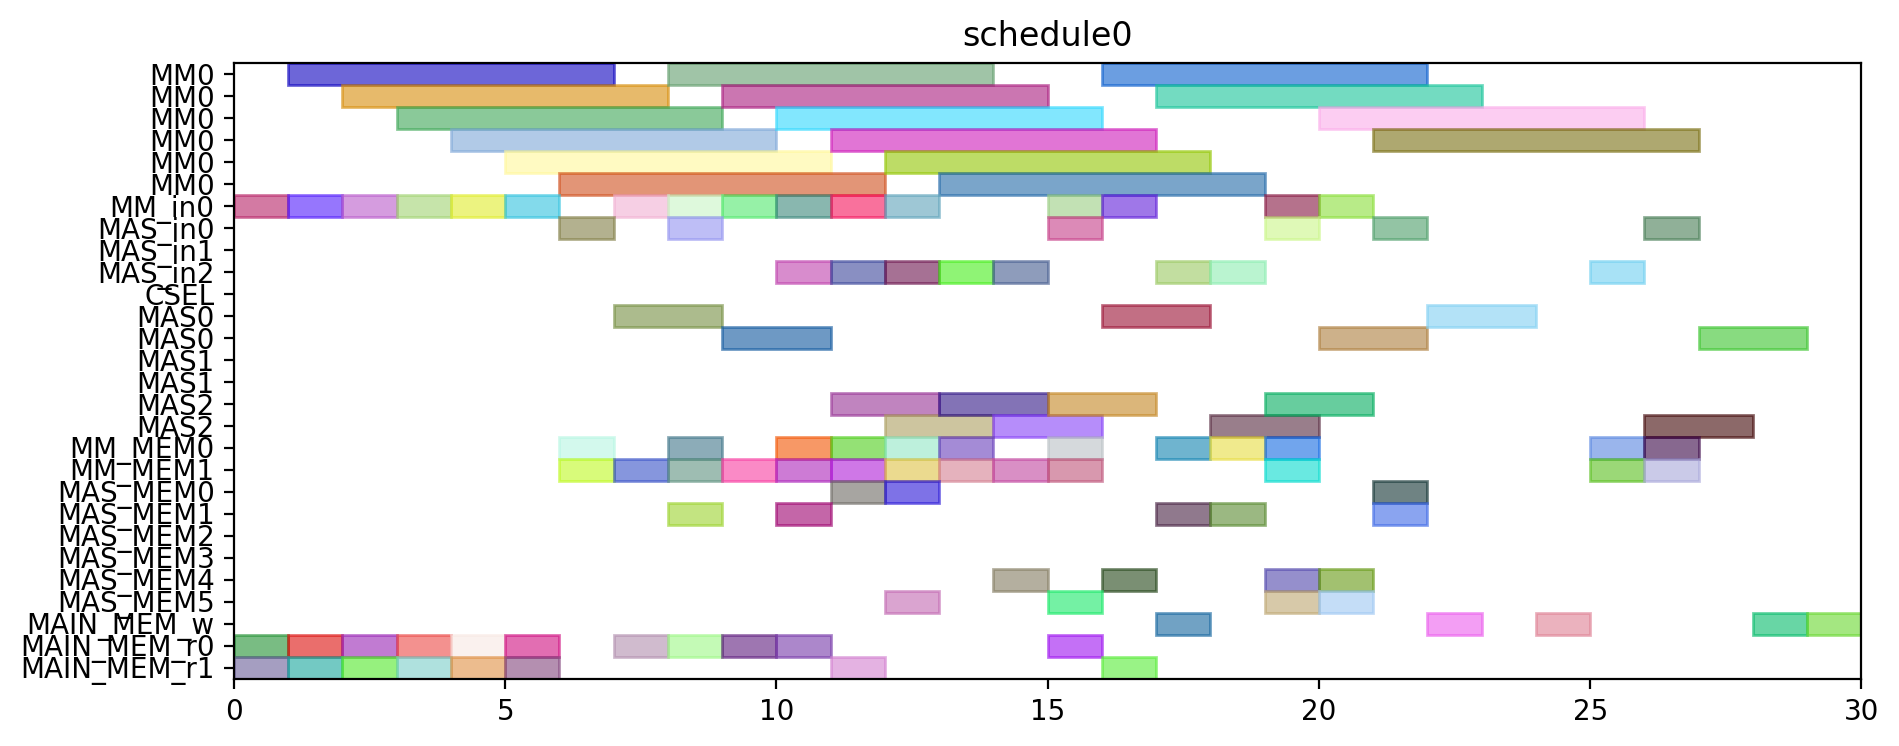

Here is the Python script that generated this plot:
from pyschedule import Scenario, solvers, plotters, alt


def solve():
	horizon = 120
	S = Scenario("schedule0", horizon=horizon)

	# resource
	MM = S.Resources('MM', num=1, size=6)
	MM_in = S.Resources('MM_in', num=1)
	MAS_in = S.Resources('MAS_in', num=3)
	CSEL = S.Resource('CSEL')
	MAS = S.Resources('MAS', num=3, size=2, periods=range(1, horizon))
	MM_MEM = S.Resources('MM_MEM', num=2)
	MAS_MEM = S.Resources('MAS_MEM', num=6)
	MAIN_MEM_w = S.Resource('MAIN_MEM_w', size=1)
	MAIN_MEM_r = S.Resources('MAIN_MEM_r', num=2)

	# result of previous scheduling

	# new tasks
	t0 = S.Task('t0', length=6, delay_cost=1)
	t0 += alt(MM)
	t0_in = S.Task('t0_in', length=1, delay_cost=1)
	t0_in += alt(MM_in)
	S += t0_in*MM_in[0]<=t0*MM[0]
	t0_mem0 = S.Task('t0_mem0', length=1, delay_cost=1)
	t0_mem0 += MAIN_MEM_r[0]
	S += t0_mem0 <= t0

	t0_mem1 = S.Task('t0_mem1', length=1, delay_cost=1)
	t0_mem1 += MAIN_MEM_r[1]
	S += t0_mem1 <= t0

	t1 = S.Task('t1', length=6, delay_cost=1)
	t1 += alt(MM)
	t1_in = S.Task('t1_in', length=1, delay_cost=1)
	t1_in += alt(MM_in)
	S += t1_in*MM_in[0]<=t1*MM[0]
	t1_mem0 = S.Task('t1_mem0', length=1, delay_cost=1)
	t1_mem0 += MAIN_MEM_r[0]
	S += t1_mem0 <= t1

	t1_mem1 = S.Task('t1_mem1', length=1, delay_cost=1)
	t1_mem1 += MAIN_MEM_r[1]
	S += t1_mem1 <= t1

	t2 = S.Task('t2', length=6, delay_cost=1)
	t2 += alt(MM)
	t2_in = S.Task('t2_in', length=1, delay_cost=1)
	t2_in += alt(MM_in)
	S += t2_in*MM_in[0]<=t2*MM[0]
	t2_mem0 = S.Task('t2_mem0', length=1, delay_cost=1)
	t2_mem0 += MAIN_MEM_r[0]
	S += t2_mem0 <= t2

	t2_mem1 = S.Task('t2_mem1', length=1, delay_cost=1)
	t2_mem1 += MAIN_MEM_r[1]
	S += t2_mem1 <= t2

	t3 = S.Task('t3', length=6, delay_cost=1)
	t3 += alt(MM)
	t3_in = S.Task('t3_in', length=1, delay_cost=1)
	t3_in += alt(MM_in)
	S += t3_in*MM_in[0]<=t3*MM[0]
	t3_mem0 = S.Task('t3_mem0', length=1, delay_cost=1)
	t3_mem0 += MAIN_MEM_r[0]
	S += t3_mem0 <= t3

	t3_mem1 = S.Task('t3_mem1', length=1, delay_cost=1)
	t3_mem1 += MAIN_MEM_r[1]
	S += t3_mem1 <= t3

	t5 = S.Task('t5', length=6, delay_cost=1)
	t5 += alt(MM)
	t5_in = S.Task('t5_in', length=1, delay_cost=1)
	t5_in += alt(MM_in)
	S += t5_in*MM_in[0]<=t5*MM[0]
	t5_mem0 = S.Task('t5_mem0', length=1, delay_cost=1)
	t5_mem0 += MAIN_MEM_r[0]
	S += t5_mem0 <= t5

	t5_mem1 = S.Task('t5_mem1', length=1, delay_cost=1)
	t5_mem1 += MAIN_MEM_r[1]
	S += t5_mem1 <= t5

	t23 = S.Task('t23', length=6, delay_cost=1)
	t23 += alt(MM)
	t23_in = S.Task('t23_in', length=1, delay_cost=1)
	t23_in += alt(MM_in)
	S += t23_in*MM_in[0]<=t23*MM[0]
	t23_mem0 = S.Task('t23_mem0', length=1, delay_cost=1)
	t23_mem0 += MAIN_MEM_r[0]
	S += t23_mem0 <= t23

	t23_mem1 = S.Task('t23_mem1', length=1, delay_cost=1)
	t23_mem1 += MAIN_MEM_r[1]
	S += t23_mem1 <= t23

	t4 = S.Task('t4', length=2, delay_cost=1)
	t4 += alt(MAS)
	t4_in = S.Task('t4_in', length=1, delay_cost=1)
	t4_in += alt(MAS_in)
	S += t4_in*MAS_in[0]<=t4*MAS[0]

	S += t4_in*MAS_in[1]<=t4*MAS[1]

	S += t4_in*MAS_in[2]<=t4*MAS[2]

	t4_mem0 = S.Task('t4_mem0', length=1, delay_cost=1)
	t4_mem0 += alt(MM_MEM)
	S += (t3*MM[0])-1 < t4_mem0*MM_MEM[0]
	S += t4_mem0 <= t4

	t4_mem1 = S.Task('t4_mem1', length=1, delay_cost=1)
	t4_mem1 += alt(MM_MEM)
	S += (t3*MM[0])-1 < t4_mem1*MM_MEM[1]
	S += t4_mem1 <= t4

	t6 = S.Task('t6', length=2, delay_cost=1)
	t6 += alt(MAS)
	t6_in = S.Task('t6_in', length=1, delay_cost=1)
	t6_in += alt(MAS_in)
	S += t6_in*MAS_in[0]<=t6*MAS[0]

	S += t6_in*MAS_in[1]<=t6*MAS[1]

	S += t6_in*MAS_in[2]<=t6*MAS[2]

	t6_mem0 = S.Task('t6_mem0', length=1, delay_cost=1)
	t6_mem0 += alt(MM_MEM)
	S += (t5*MM[0])-1 < t6_mem0*MM_MEM[0]
	S += t6_mem0 <= t6

	t6_mem1 = S.Task('t6_mem1', length=1, delay_cost=1)
	t6_mem1 += alt(MM_MEM)
	S += (t5*MM[0])-1 < t6_mem1*MM_MEM[1]
	S += t6_mem1 <= t6

	t8 = S.Task('t8', length=6, delay_cost=1)
	t8 += alt(MM)
	t8_in = S.Task('t8_in', length=1, delay_cost=1)
	t8_in += alt(MM_in)
	S += t8_in*MM_in[0]<=t8*MM[0]
	t8_mem0 = S.Task('t8_mem0', length=1, delay_cost=1)
	t8_mem0 += MAIN_MEM_r[0]
	S += t8_mem0 <= t8

	t8_mem1 = S.Task('t8_mem1', length=1, delay_cost=1)
	t8_mem1 += alt(MM_MEM)
	S += (t2*MM[0])-1 < t8_mem1*MM_MEM[1]
	S += t8_mem1 <= t8

	t15 = S.Task('t15', length=6, delay_cost=1)
	t15 += alt(MM)
	t15_in = S.Task('t15_in', length=1, delay_cost=1)
	t15_in += alt(MM_in)
	S += t15_in*MM_in[0]<=t15*MM[0]
	t15_mem0 = S.Task('t15_mem0', length=1, delay_cost=1)
	t15_mem0 += MAIN_MEM_r[0]
	S += t15_mem0 <= t15

	t15_mem1 = S.Task('t15_mem1', length=1, delay_cost=1)
	t15_mem1 += alt(MM_MEM)
	S += (t2*MM[0])-1 < t15_mem1*MM_MEM[1]
	S += t15_mem1 <= t15

	t19 = S.Task('t19', length=2, delay_cost=1)
	t19 += alt(MAS)
	t19_in = S.Task('t19_in', length=1, delay_cost=1)
	t19_in += alt(MAS_in)
	S += t19_in*MAS_in[0]<=t19*MAS[0]

	S += t19_in*MAS_in[1]<=t19*MAS[1]

	S += t19_in*MAS_in[2]<=t19*MAS[2]

	t19_mem0 = S.Task('t19_mem0', length=1, delay_cost=1)
	t19_mem0 += alt(MM_MEM)
	S += (t0*MM[0])-1 < t19_mem0*MM_MEM[0]
	S += t19_mem0 <= t19

	t19_mem1 = S.Task('t19_mem1', length=1, delay_cost=1)
	t19_mem1 += alt(MM_MEM)
	S += (t0*MM[0])-1 < t19_mem1*MM_MEM[1]
	S += t19_mem1 <= t19

	t24 = S.Task('t24', length=2, delay_cost=1)
	t24 += alt(MAS)
	t24_in = S.Task('t24_in', length=1, delay_cost=1)
	t24_in += alt(MAS_in)
	S += t24_in*MAS_in[0]<=t24*MAS[0]

	S += t24_in*MAS_in[1]<=t24*MAS[1]

	S += t24_in*MAS_in[2]<=t24*MAS[2]

	t24_mem0 = S.Task('t24_mem0', length=1, delay_cost=1)
	t24_mem0 += alt(MM_MEM)
	S += (t23*MM[0])-1 < t24_mem0*MM_MEM[0]
	S += t24_mem0 <= t24

	t24_mem1 = S.Task('t24_mem1', length=1, delay_cost=1)
	t24_mem1 += alt(MM_MEM)
	S += (t23*MM[0])-1 < t24_mem1*MM_MEM[1]
	S += t24_mem1 <= t24

	t7 = S.Task('t7', length=6, delay_cost=1)
	t7 += alt(MM)
	t7_in = S.Task('t7_in', length=1, delay_cost=1)
	t7_in += alt(MM_in)
	S += t7_in*MM_in[0]<=t7*MM[0]
	t7_mem0 = S.Task('t7_mem0', length=1, delay_cost=1)
	t7_mem0 += MAIN_MEM_r[0]
	S += t7_mem0 <= t7

	t7_mem1 = S.Task('t7_mem1', length=1, delay_cost=1)
	t7_mem1 += alt(MAS_MEM)
	S += (t6*MAS[0])-1 < t7_mem1*MAS_MEM[1]
	S += (t6*MAS[1])-1 < t7_mem1*MAS_MEM[3]
	S += (t6*MAS[2])-1 < t7_mem1*MAS_MEM[5]
	S += t7_mem1 <= t7

	t14 = S.Task('t14', length=6, delay_cost=1)
	t14 += alt(MM)
	t14_in = S.Task('t14_in', length=1, delay_cost=1)
	t14_in += alt(MM_in)
	S += t14_in*MM_in[0]<=t14*MM[0]
	S += 0<t14

	t14_w = S.Task('t14_w', length=1, delay_cost=1)
	t14_w += alt(MAIN_MEM_w)
	S += t14 <= t14_w

	t14_mem0 = S.Task('t14_mem0', length=1, delay_cost=1)
	t14_mem0 += MAIN_MEM_r[0]
	S += t14_mem0 <= t14

	t14_mem1 = S.Task('t14_mem1', length=1, delay_cost=1)
	t14_mem1 += alt(MAS_MEM)
	S += (t6*MAS[0])-1 < t14_mem1*MAS_MEM[1]
	S += (t6*MAS[1])-1 < t14_mem1*MAS_MEM[3]
	S += (t6*MAS[2])-1 < t14_mem1*MAS_MEM[5]
	S += t14_mem1 <= t14

	t16 = S.Task('t16', length=2, delay_cost=1)
	t16 += alt(MAS)
	t16_in = S.Task('t16_in', length=1, delay_cost=1)
	t16_in += alt(MAS_in)
	S += t16_in*MAS_in[0]<=t16*MAS[0]

	S += t16_in*MAS_in[1]<=t16*MAS[1]

	S += t16_in*MAS_in[2]<=t16*MAS[2]

	t16_mem0 = S.Task('t16_mem0', length=1, delay_cost=1)
	t16_mem0 += alt(MM_MEM)
	S += (t0*MM[0])-1 < t16_mem0*MM_MEM[0]
	S += t16_mem0 <= t16

	t16_mem1 = S.Task('t16_mem1', length=1, delay_cost=1)
	t16_mem1 += alt(MM_MEM)
	S += (t15*MM[0])-1 < t16_mem1*MM_MEM[1]
	S += t16_mem1 <= t16

	t20 = S.Task('t20', length=2, delay_cost=1)
	t20 += alt(MAS)
	t20_in = S.Task('t20_in', length=1, delay_cost=1)
	t20_in += alt(MAS_in)
	S += t20_in*MAS_in[0]<=t20*MAS[0]

	S += t20_in*MAS_in[1]<=t20*MAS[1]

	S += t20_in*MAS_in[2]<=t20*MAS[2]

	t20_mem0 = S.Task('t20_mem0', length=1, delay_cost=1)
	t20_mem0 += alt(MM_MEM)
	S += (t0*MM[0])-1 < t20_mem0*MM_MEM[0]
	S += t20_mem0 <= t20

	t20_mem1 = S.Task('t20_mem1', length=1, delay_cost=1)
	t20_mem1 += alt(MAS_MEM)
	S += (t19*MAS[0])-1 < t20_mem1*MAS_MEM[1]
	S += (t19*MAS[1])-1 < t20_mem1*MAS_MEM[3]
	S += (t19*MAS[2])-1 < t20_mem1*MAS_MEM[5]
	S += t20_mem1 <= t20

	t25 = S.Task('t25', length=6, delay_cost=1)
	t25 += alt(MM)
	t25_in = S.Task('t25_in', length=1, delay_cost=1)
	t25_in += alt(MM_in)
	S += t25_in*MM_in[0]<=t25*MM[0]
	t25_mem0 = S.Task('t25_mem0', length=1, delay_cost=1)
	t25_mem0 += alt(MAS_MEM)
	S += (t24*MAS[0])-1 < t25_mem0*MAS_MEM[0]
	S += (t24*MAS[1])-1 < t25_mem0*MAS_MEM[2]
	S += (t24*MAS[2])-1 < t25_mem0*MAS_MEM[4]
	S += t25_mem0 <= t25

	t25_mem1 = S.Task('t25_mem1', length=1, delay_cost=1)
	t25_mem1 += MAIN_MEM_r[1]
	S += t25_mem1 <= t25

	t26 = S.Task('t26', length=6, delay_cost=1)
	t26 += alt(MM)
	t26_in = S.Task('t26_in', length=1, delay_cost=1)
	t26_in += alt(MM_in)
	S += t26_in*MM_in[0]<=t26*MM[0]
	t26_mem0 = S.Task('t26_mem0', length=1, delay_cost=1)
	t26_mem0 += alt(MAS_MEM)
	S += (t24*MAS[0])-1 < t26_mem0*MAS_MEM[0]
	S += (t24*MAS[1])-1 < t26_mem0*MAS_MEM[2]
	S += (t24*MAS[2])-1 < t26_mem0*MAS_MEM[4]
	S += t26_mem0 <= t26

	t26_mem1 = S.Task('t26_mem1', length=1, delay_cost=1)
	t26_mem1 += alt(MM_MEM)
	S += (t1*MM[0])-1 < t26_mem1*MM_MEM[1]
	S += t26_mem1 <= t26

	t9 = S.Task('t9', length=2, delay_cost=1)
	t9 += alt(MAS)
	t9_in = S.Task('t9_in', length=1, delay_cost=1)
	t9_in += alt(MAS_in)
	S += t9_in*MAS_in[0]<=t9*MAS[0]

	S += t9_in*MAS_in[1]<=t9*MAS[1]

	S += t9_in*MAS_in[2]<=t9*MAS[2]

	t9_mem0 = S.Task('t9_mem0', length=1, delay_cost=1)
	t9_mem0 += alt(MM_MEM)
	S += (t7*MM[0])-1 < t9_mem0*MM_MEM[0]
	S += t9_mem0 <= t9

	t9_mem1 = S.Task('t9_mem1', length=1, delay_cost=1)
	t9_mem1 += alt(MM_MEM)
	S += (t8*MM[0])-1 < t9_mem1*MM_MEM[1]
	S += t9_mem1 <= t9

	t17 = S.Task('t17', length=6, delay_cost=1)
	t17 += alt(MM)
	t17_in = S.Task('t17_in', length=1, delay_cost=1)
	t17_in += alt(MM_in)
	S += t17_in*MM_in[0]<=t17*MM[0]
	S += 0<t17

	t17_w = S.Task('t17_w', length=1, delay_cost=1)
	t17_w += alt(MAIN_MEM_w)
	S += t17 <= t17_w

	t17_mem0 = S.Task('t17_mem0', length=1, delay_cost=1)
	t17_mem0 += MAIN_MEM_r[0]
	S += t17_mem0 <= t17

	t17_mem1 = S.Task('t17_mem1', length=1, delay_cost=1)
	t17_mem1 += alt(MAS_MEM)
	S += (t16*MAS[0])-1 < t17_mem1*MAS_MEM[1]
	S += (t16*MAS[1])-1 < t17_mem1*MAS_MEM[3]
	S += (t16*MAS[2])-1 < t17_mem1*MAS_MEM[5]
	S += t17_mem1 <= t17

	t21 = S.Task('t21', length=2, delay_cost=1)
	t21 += alt(MAS)
	t21_in = S.Task('t21_in', length=1, delay_cost=1)
	t21_in += alt(MAS_in)
	S += t21_in*MAS_in[0]<=t21*MAS[0]

	S += t21_in*MAS_in[1]<=t21*MAS[1]

	S += t21_in*MAS_in[2]<=t21*MAS[2]

	t21_mem0 = S.Task('t21_mem0', length=1, delay_cost=1)
	t21_mem0 += alt(MAS_MEM)
	S += (t20*MAS[0])-1 < t21_mem0*MAS_MEM[0]
	S += (t20*MAS[1])-1 < t21_mem0*MAS_MEM[2]
	S += (t20*MAS[2])-1 < t21_mem0*MAS_MEM[4]
	S += t21_mem0 <= t21

	t21_mem1 = S.Task('t21_mem1', length=1, delay_cost=1)
	t21_mem1 += alt(MM_MEM)
	S += (t15*MM[0])-1 < t21_mem1*MM_MEM[1]
	S += t21_mem1 <= t21

	t27 = S.Task('t27', length=2, delay_cost=1)
	t27 += alt(MAS)
	t27_in = S.Task('t27_in', length=1, delay_cost=1)
	t27_in += alt(MAS_in)
	S += t27_in*MAS_in[0]<=t27*MAS[0]

	S += t27_in*MAS_in[1]<=t27*MAS[1]

	S += t27_in*MAS_in[2]<=t27*MAS[2]

	t27_mem0 = S.Task('t27_mem0', length=1, delay_cost=1)
	t27_mem0 += alt(MM_MEM)
	S += (t26*MM[0])-1 < t27_mem0*MM_MEM[0]
	S += t27_mem0 <= t27

	t27_mem1 = S.Task('t27_mem1', length=1, delay_cost=1)
	t27_mem1 += alt(MM_MEM)
	S += (t26*MM[0])-1 < t27_mem1*MM_MEM[1]
	S += t27_mem1 <= t27

	t10 = S.Task('t10', length=2, delay_cost=1)
	t10 += alt(MAS)
	t10_in = S.Task('t10_in', length=1, delay_cost=1)
	t10_in += alt(MAS_in)
	S += t10_in*MAS_in[0]<=t10*MAS[0]

	S += t10_in*MAS_in[1]<=t10*MAS[1]

	S += t10_in*MAS_in[2]<=t10*MAS[2]

	t10_mem0 = S.Task('t10_mem0', length=1, delay_cost=1)
	t10_mem0 += alt(MM_MEM)
	S += (t1*MM[0])-1 < t10_mem0*MM_MEM[0]
	S += t10_mem0 <= t10

	t10_mem1 = S.Task('t10_mem1', length=1, delay_cost=1)
	t10_mem1 += alt(MAS_MEM)
	S += (t9*MAS[0])-1 < t10_mem1*MAS_MEM[1]
	S += (t9*MAS[1])-1 < t10_mem1*MAS_MEM[3]
	S += (t9*MAS[2])-1 < t10_mem1*MAS_MEM[5]
	S += t10_mem1 <= t10

	t11 = S.Task('t11', length=2, delay_cost=1)
	t11 += alt(MAS)
	t11_in = S.Task('t11_in', length=1, delay_cost=1)
	t11_in += alt(MAS_in)
	S += t11_in*MAS_in[0]<=t11*MAS[0]

	S += t11_in*MAS_in[1]<=t11*MAS[1]

	S += t11_in*MAS_in[2]<=t11*MAS[2]

	t11_mem0 = S.Task('t11_mem0', length=1, delay_cost=1)
	t11_mem0 += alt(MM_MEM)
	S += (t1*MM[0])-1 < t11_mem0*MM_MEM[0]
	S += t11_mem0 <= t11

	t11_mem1 = S.Task('t11_mem1', length=1, delay_cost=1)
	t11_mem1 += alt(MAS_MEM)
	S += (t9*MAS[0])-1 < t11_mem1*MAS_MEM[1]
	S += (t9*MAS[1])-1 < t11_mem1*MAS_MEM[3]
	S += (t9*MAS[2])-1 < t11_mem1*MAS_MEM[5]
	S += t11_mem1 <= t11

	t22 = S.Task('t22', length=6, delay_cost=1)
	t22 += alt(MM)
	t22_in = S.Task('t22_in', length=1, delay_cost=1)
	t22_in += alt(MM_in)
	S += t22_in*MM_in[0]<=t22*MM[0]
	t22_mem0 = S.Task('t22_mem0', length=1, delay_cost=1)
	t22_mem0 += alt(MAS_MEM)
	S += (t21*MAS[0])-1 < t22_mem0*MAS_MEM[0]
	S += (t21*MAS[1])-1 < t22_mem0*MAS_MEM[2]
	S += (t21*MAS[2])-1 < t22_mem0*MAS_MEM[4]
	S += t22_mem0 <= t22

	t22_mem1 = S.Task('t22_mem1', length=1, delay_cost=1)
	t22_mem1 += MAIN_MEM_r[1]
	S += t22_mem1 <= t22

	new_PZ = S.Task('new_PZ', length=2, delay_cost=1)
	new_PZ += alt(MAS)
	new_PZ_in = S.Task('new_PZ_in', length=1, delay_cost=1)
	new_PZ_in += alt(MAS_in)
	S += new_PZ_in*MAS_in[0]<=new_PZ*MAS[0]

	S += new_PZ_in*MAS_in[1]<=new_PZ*MAS[1]

	S += new_PZ_in*MAS_in[2]<=new_PZ*MAS[2]

	S += 0<new_PZ

	new_PZ_w = S.Task('new_PZ_w', length=1, delay_cost=1)
	new_PZ_w += alt(MAIN_MEM_w)
	S += new_PZ <= new_PZ_w

	new_PZ_mem0 = S.Task('new_PZ_mem0', length=1, delay_cost=1)
	new_PZ_mem0 += alt(MAS_MEM)
	S += (t27*MAS[0])-1 < new_PZ_mem0*MAS_MEM[0]
	S += (t27*MAS[1])-1 < new_PZ_mem0*MAS_MEM[2]
	S += (t27*MAS[2])-1 < new_PZ_mem0*MAS_MEM[4]
	S += new_PZ_mem0 <= new_PZ

	new_PZ_mem1 = S.Task('new_PZ_mem1', length=1, delay_cost=1)
	new_PZ_mem1 += alt(MAS_MEM)
	S += (t27*MAS[0])-1 < new_PZ_mem1*MAS_MEM[1]
	S += (t27*MAS[1])-1 < new_PZ_mem1*MAS_MEM[3]
	S += (t27*MAS[2])-1 < new_PZ_mem1*MAS_MEM[5]
	S += new_PZ_mem1 <= new_PZ

	t12 = S.Task('t12', length=6, delay_cost=1)
	t12 += alt(MM)
	t12_in = S.Task('t12_in', length=1, delay_cost=1)
	t12_in += alt(MM_in)
	S += t12_in*MM_in[0]<=t12*MM[0]
	t12_mem0 = S.Task('t12_mem0', length=1, delay_cost=1)
	t12_mem0 += alt(MAS_MEM)
	S += (t10*MAS[0])-1 < t12_mem0*MAS_MEM[0]
	S += (t10*MAS[1])-1 < t12_mem0*MAS_MEM[2]
	S += (t10*MAS[2])-1 < t12_mem0*MAS_MEM[4]
	S += t12_mem0 <= t12

	t12_mem1 = S.Task('t12_mem1', length=1, delay_cost=1)
	t12_mem1 += alt(MAS_MEM)
	S += (t11*MAS[0])-1 < t12_mem1*MAS_MEM[1]
	S += (t11*MAS[1])-1 < t12_mem1*MAS_MEM[3]
	S += (t11*MAS[2])-1 < t12_mem1*MAS_MEM[5]
	S += t12_mem1 <= t12

	t13 = S.Task('t13', length=6, delay_cost=1)
	t13 += alt(MM)
	t13_in = S.Task('t13_in', length=1, delay_cost=1)
	t13_in += alt(MM_in)
	S += t13_in*MM_in[0]<=t13*MM[0]
	t13_mem0 = S.Task('t13_mem0', length=1, delay_cost=1)
	t13_mem0 += alt(MAS_MEM)
	S += (t4*MAS[0])-1 < t13_mem0*MAS_MEM[0]
	S += (t4*MAS[1])-1 < t13_mem0*MAS_MEM[2]
	S += (t4*MAS[2])-1 < t13_mem0*MAS_MEM[4]
	S += t13_mem0 <= t13

	t13_mem1 = S.Task('t13_mem1', length=1, delay_cost=1)
	t13_mem1 += alt(MAS_MEM)
	S += (t10*MAS[0])-1 < t13_mem1*MAS_MEM[1]
	S += (t10*MAS[1])-1 < t13_mem1*MAS_MEM[3]
	S += (t10*MAS[2])-1 < t13_mem1*MAS_MEM[5]
	S += t13_mem1 <= t13

	new_PY = S.Task('new_PY', length=2, delay_cost=1)
	new_PY += alt(MAS)
	new_PY_in = S.Task('new_PY_in', length=1, delay_cost=1)
	new_PY_in += alt(MAS_in)
	S += new_PY_in*MAS_in[0]<=new_PY*MAS[0]

	S += new_PY_in*MAS_in[1]<=new_PY*MAS[1]

	S += new_PY_in*MAS_in[2]<=new_PY*MAS[2]

	S += 0<new_PY

	new_PY_w = S.Task('new_PY_w', length=1, delay_cost=1)
	new_PY_w += alt(MAIN_MEM_w)
	S += new_PY <= new_PY_w

	new_PY_mem0 = S.Task('new_PY_mem0', length=1, delay_cost=1)
	new_PY_mem0 += alt(MM_MEM)
	S += (t12*MM[0])-1 < new_PY_mem0*MM_MEM[0]
	S += new_PY_mem0 <= new_PY

	new_PY_mem1 = S.Task('new_PY_mem1', length=1, delay_cost=1)
	new_PY_mem1 += alt(MM_MEM)
	S += (t22*MM[0])-1 < new_PY_mem1*MM_MEM[1]
	S += new_PY_mem1 <= new_PY

	new_PX = S.Task('new_PX', length=2, delay_cost=1)
	new_PX += alt(MAS)
	new_PX_in = S.Task('new_PX_in', length=1, delay_cost=1)
	new_PX_in += alt(MAS_in)
	S += new_PX_in*MAS_in[0]<=new_PX*MAS[0]

	S += new_PX_in*MAS_in[1]<=new_PX*MAS[1]

	S += new_PX_in*MAS_in[2]<=new_PX*MAS[2]

	S += 0<new_PX

	new_PX_w = S.Task('new_PX_w', length=1, delay_cost=1)
	new_PX_w += alt(MAIN_MEM_w)
	S += new_PX <= new_PX_w

	new_PX_mem0 = S.Task('new_PX_mem0', length=1, delay_cost=1)
	new_PX_mem0 += alt(MM_MEM)
	S += (t13*MM[0])-1 < new_PX_mem0*MM_MEM[0]
	S += new_PX_mem0 <= new_PX

	new_PX_mem1 = S.Task('new_PX_mem1', length=1, delay_cost=1)
	new_PX_mem1 += alt(MM_MEM)
	S += (t25*MM[0])-1 < new_PX_mem1*MM_MEM[1]
	S += new_PX_mem1 <= new_PX

	solvers.mip.solve(S,msg=1,kind='CPLEX',ratio_gap=1.01)

	solution = [['hoge']*len(S.solution()[1]) for i in range(len(S.solution()))]
	for i in range(len(S.solution())):
		for j in range(len(S.solution()[i])):
			solution[i][j]=str(S.solution()[i][j])
	print(solution)

	cycles = int(solution[-1][3])

	pic_file_name = "/mnt/rose/usr1/fukuda/ABE/multiRAM_multiMAS_16mux/scheduling_result/stage6MM1_stage2MAS3/EP_DBL_A_ANY/schedule0.png"
	if(S.solution() != []):
		plotters.matplotlib.plot(S,img_filename=pic_file_name, show_task_labels=False, fig_size=(cycles*0.25+3, 4))

	return solution
